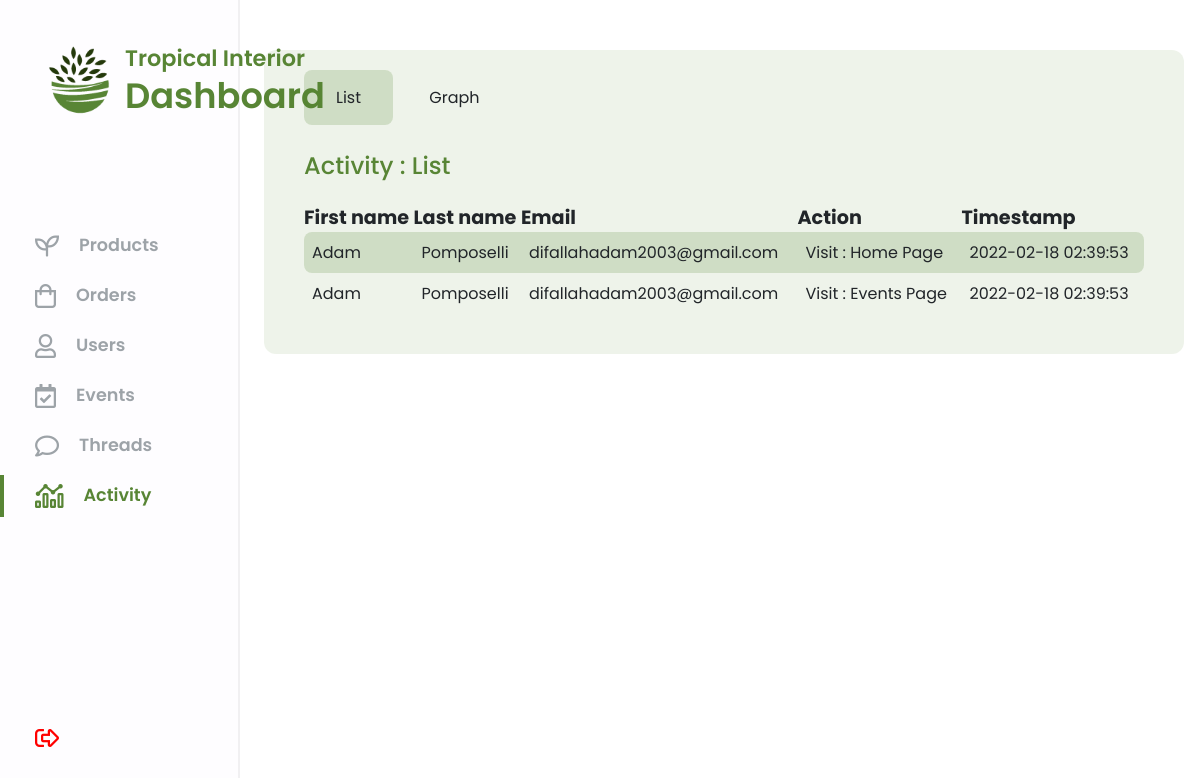
Screenshot of /admin-dashboard/dashboard.php?page=activity-panel&type=list (signed in) with the database file from the repository.
### tables this page shows
CREATE TABLE activity_log(
   visit_log_id INT AUTO_INCREMENT,
   action VARCHAR(50)  NOT NULL,
   created_at DATETIME NOT NULL,
   customer_id INT NOT NULL,
   PRIMARY KEY(visit_log_id),
   FOREIGN KEY(customer_id) REFERENCES customer(customer_id)
);

CREATE TABLE customer(
   customer_id INT AUTO_INCREMENT,
   firstname VARCHAR(50)  NOT NULL,
   lastname VARCHAR(50)  NOT NULL,
   email VARCHAR(255)  NOT NULL,
   password VARCHAR(64)  NOT NULL,
   vkey VARCHAR(32)  NOT NULL,
   verified TINYINT NOT NULL,
   registration_date DATETIME NOT NULL,
   update_date DATETIME NOT NULL,
   PRIMARY KEY(customer_id)
);

### database/DBController.php (called while the page is built, shortened)
<?php
    class DBController
    {
        protected $host = '127.0.0.1';
        protected $user = 'root';
        protected $pwd = '#Apomposelli1';
        protected $database = 'tropicalinterior';
        public function __construct()
        {
            $this->con = mysqli_connect($this->host, $this->user, $this->pwd, $this->database);
        }
    }
?>

### utilities.php (called while the page is built, shortened)
<?php
    require(__DIR__."/database/DBController.php");
    $db = new DBController();
    require(__DIR__."/database/CustomRequest.php");
    $customRequest = new CustomRequest($db);
    function debug_to_console($data) {
        $output = $data;
    }
?>

### database/CustomRequest.php (called while the page is built, shortened)
<?php
    class CustomRequest
    {
        public $db = null;
        public function __construct(DBController $db)
        {
            $this->db = $db;
        }
        public function getData($query)
        {
            $result = $this->db->con->query($query);
            $resultArray = array();
            while($item = mysqli_fetch_array($result, MYSQLI_ASSOC))
            {
                $resultArray[] = $item;
            }
            return $resultArray;
        }
    }
?>

### admin-dashboard/pages/activity-panel.php (the view, shortened to what this page needs)
<div class="activity_main_container">
    <?php
        function isTypeButtonSelected($getName)
        {
            echo $_GET['type'] == $getName ? "selected" : "";
        }
    ?>
    <div class="activity_navbar_container">
        <a href="http://localhost/admin-dashboard/dashboard.php?page=activity-panel&type=list" class="<?php isTypeButtonSelected("list"); ?> activity_navbar_title">List</a>
        <a href="http://localhost/admin-dashboard/dashboard.php?page=activity-panel&type=graph"  class="<?php isTypeButtonSelected("graph"); ?> activity_navbar_title">Graph</a>
    </div>
    <?php if($_GET['type'] == "list") {?>
        <?php
            $logs = $customRequest->getData(
                "SELECT c.firstname, c.lastname, c.email, a.action, a.created_at AS timestamp
                FROM activity_log a
                LEFT JOIN (customer c) ON (c.customer_id = a.customer_id)
                ORDER BY a.created_at DESC
                LIMIT 100
                ");
        ?>
        <p class="activity_title">Activity : List</p>
        <table class="activity_table_content">
            <thead class="activity_table_head">
                <th class="activity_head_item">First name</th>
                <th class="activity_head_item">Last name</th>
                <th class="activity_head_item">Email</th>
                <th class="activity_head_item">Action</th>
                <th class="activity_head_item">Timestamp</th>
            </thead>
            <tbody class="activity_table_body">
                <?php foreach($logs as $log) {?>
                    <tr class="activity_body_item">
                        <td class="activity_body_item_info"><?php echo $log['firstname'] ?></td>
                        <td class="activity_body_item_info"><?php echo $log['lastname'] ?></td>
                        <td class="activity_body_item_info"><?php echo $log['email'] ?></td>
                        <td class="activity_body_item_info"><?php echo $log['action'] ?></td>
                        <td class="activity_body_item_info"><?php echo $log['timestamp'] ?></td>
                    </tr>
                <?php } ?>
            </tbody>
        </table>
    <?php } else if($_GET['type'] == "graph") { ?>
        <?php
            $logs = $customRequest->getData(
                "SELECT c.firstname, c.lastname, c.email, a.action, a.created_at AS timestamp
                FROM activity_log a
                LEFT JOIN (customer c) ON (c.customer_id = a.customer_id)
                ORDER BY a.created_at DESC
                ");
        ?>
        <div class="graph_section_container">
            <script src="/admin-dashboard/js/activity-graph.js" defer></script>
            <p class="activity_title">Activity : Graph</p>
            <?php setTabTitle("Activity : Graph"); ?>
            <?php foreach($logs as $log) {?>
                <p class="activity_action" style="display: none;"><?php echo $log['action']?></p>
            <?php } ?>
            <canvas class="graph_canvas">
            </canvas>
        </div>
    <?php } ?>
</div>

### admin-dashboard/css/activity-panel.css (style rules this page uses)
.activity_main_container { display: flex; flex-direction: column; justify-content: center; background-color: rgba(88, 133, 53, 0.1); padding: 40px; border-radius: 12px; }
.activity_title { font-size: 1.5rem; margin-bottom: 25px; font-weight: 500; color: #588535; }
.activity_table_content { width: 70vw; }
.activity_table_head { font-size: 1.2rem; }
.activity_body_item_info, .activity_table_head { padding: 8px; }
.activity_table_body tr:nth-child(odd) { background-color: rgba(88, 133, 53, 0.2); }
.activity_body_item_info:first-child { border-top-left-radius: 8px; border-bottom-left-radius: 8px; }
.activity_body_item_info:last-child { border-top-right-radius: 8px; border-bottom-right-radius: 8px; }
.activity_navbar_container { margin-bottom: 3em; }
.activity_navbar_title { padding: 1em 2em; border-radius: 0.5em; }
.activity_navbar_title.selected { background-color: rgba(88, 133, 53, 0.2); }

### rows the page displays
activity_log: customer.firstname "Adam", customer.lastname "Pomposelli", customer.email "difallahadam2003@gmail.com", action "Visit : Home Page", created_at "2022-02-18 02:39:53"
activity_log: customer.firstname "Adam", customer.lastname "Pomposelli", customer.email "difallahadam2003@gmail.com", action "Visit : Events Page", created_at "2022-02-18 02:39:53"
